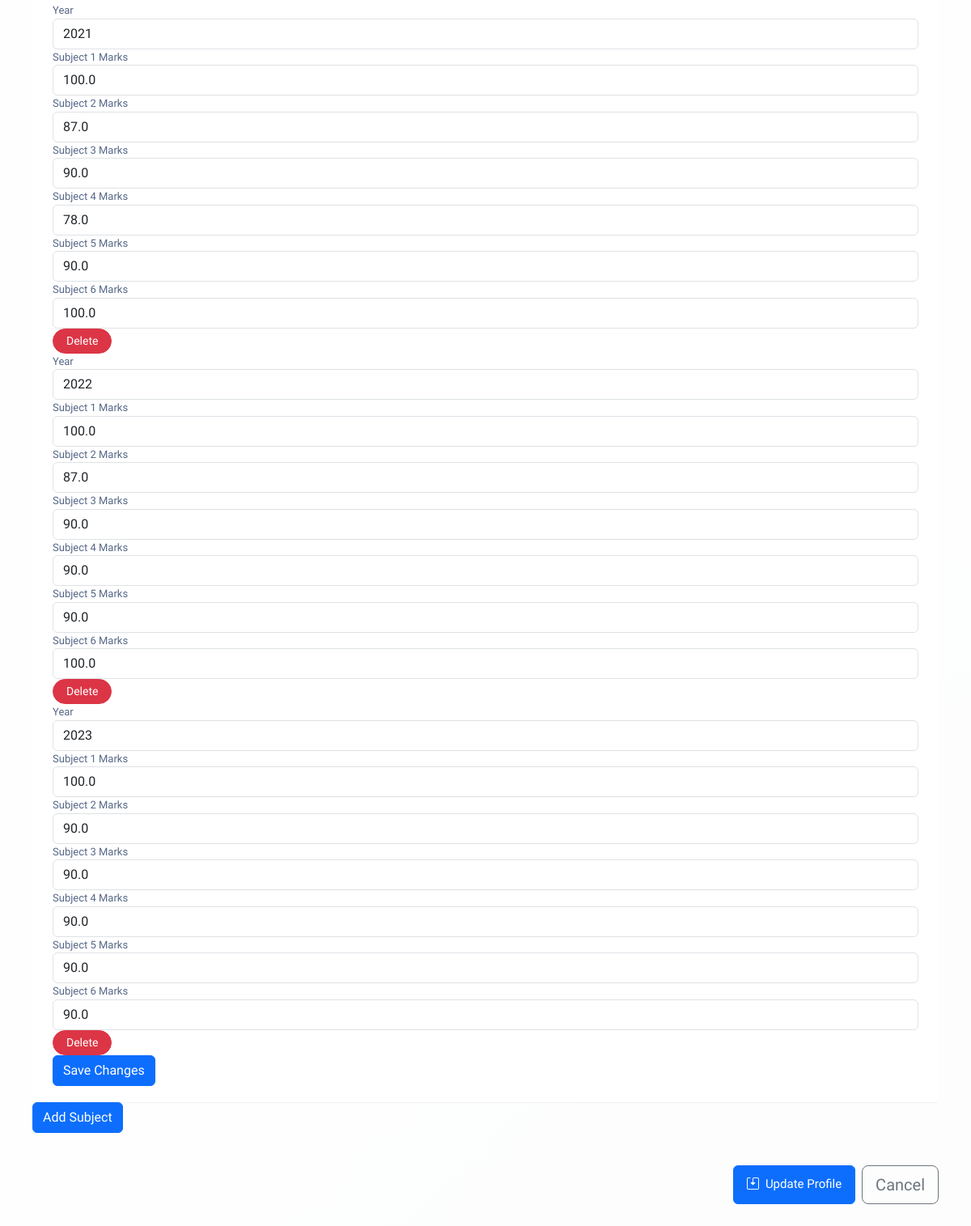
Page /management/students/edit/2/ (lower part) on the earlier database version.
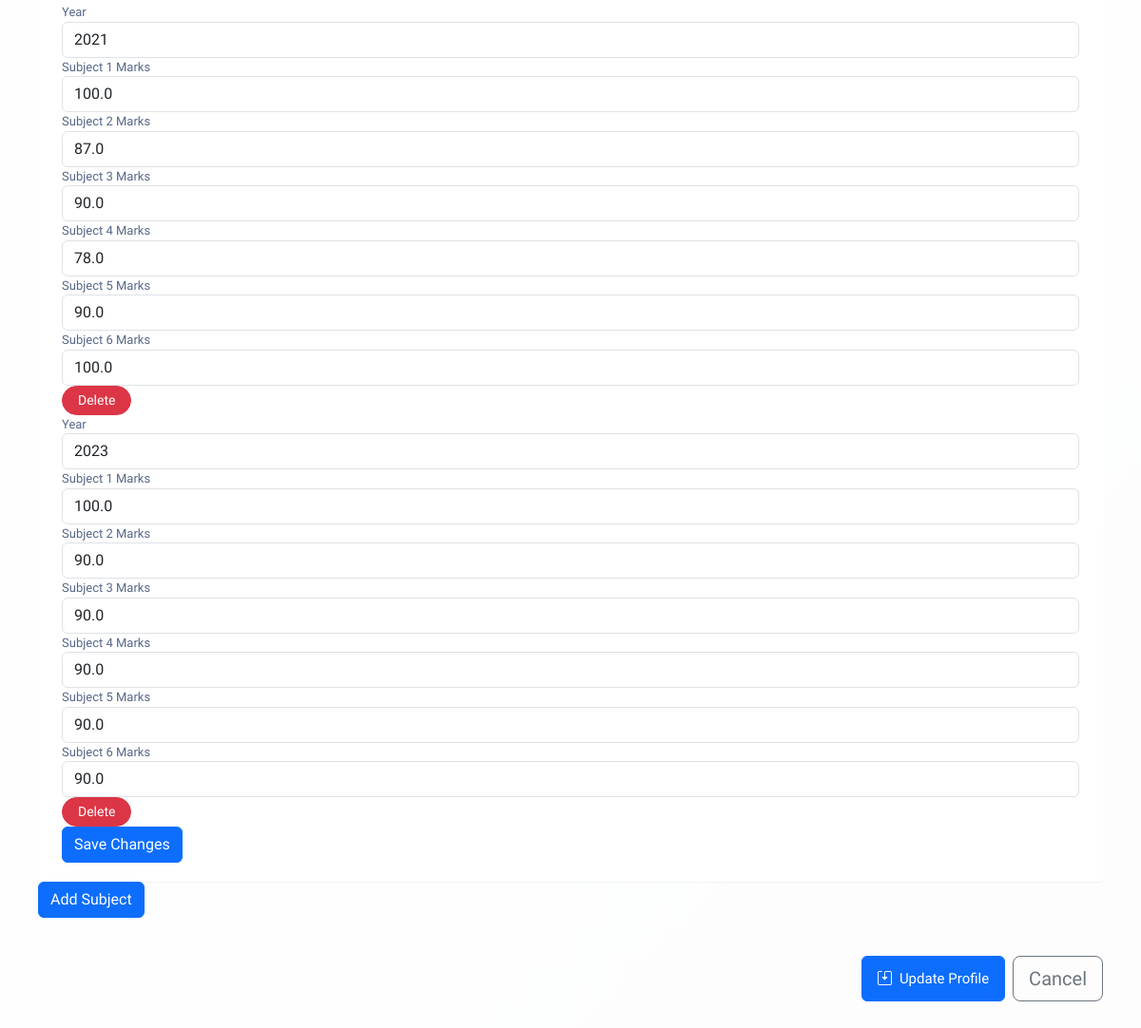
Same page on the later database version.
### student_app/models.py (models this page shows, shortened)
class Subject(models.Model):
    student = models.ForeignKey(Student, on_delete=models.CASCADE)
    year = models.IntegerField()
    subject1_marks = models.FloatField()
    subject2_marks = models.FloatField()
    subject3_marks = models.FloatField()
    subject4_marks = models.FloatField()
    subject5_marks = models.FloatField()
    subject6_marks = models.FloatField()

### student_app/views.py (the view, shortened to what this page needs)
# urls.py: path('students/edit/<int:student_id>/', views.edit_student, name='edit_student'),
def edit_student(request, student_id):
    student = get_object_or_404(Student, id=student_id)
    existing_subjects = Subject.objects.filter(student=student).order_by('year') # Fetch existing subjects, ordered by year
    print(request.method)
    return render(request, 'student/edit_student.html', {'student': student, 'existing_subjects': existing_subjects})

### templates/student/edit_student.html (shortened to what the changed rows need)
<!DOCTYPE html>
<html lang="en">
<head>
    <link href="https://cdn.jsdelivr.net/npm/bootstrap@5.3.2/dist/css/bootstrap.min.css" rel="stylesheet">
    <link rel="stylesheet" href="https://cdn.jsdelivr.net/npm/bootstrap-icons@1.11.3/font/bootstrap-icons.min.css">
    <link rel="stylesheet" href="https://maxcdn.bootstrapcdn.com/font-awesome/4.7.0/css/font-awesome.min.css">
</head>
<body style="background: linear-gradient(135deg, #f5f6fa 0%, #dcdde1 100%); min-height: 100vh;">
    <div class="form-container">
        <form method="POST" class="needs-validation" novalidate>
            <div class="table-responsive mb-4">
                <div class="table-wrapper">
                    <form method="post">
                        <div id="subject-container">
                            {% for subject in existing_subjects %}
                            <div class="form-group subject-row">
                                <label for="year">Year</label>
                                <input type="text" class="form-control" name="subjects[{{ subject.id }}][year]" value="{{ subject.year }}" required>
                            </div>
                            <div class="form-group subject-row">
                                <label for="subject1_marks">Subject 1 Marks</label>
                                <input type="number" class="form-control" name="subjects[{{ subject.id }}][subject1_marks]" value="{{ subject.subject1_marks }}" required>
                            </div>
                            <div class="form-group subject-row">
                                <label for="subject2_marks">Subject 2 Marks</label>
                                <input type="number" class="form-control" name="subjects[{{ subject.id }}][subject2_marks]" value="{{ subject.subject2_marks }}" required>
                            </div>
                            <div class="form-group subject-row">
                                <label for="subject3_marks">Subject 3 Marks</label>
                                <input type="number" class="form-control" name="subjects[{{ subject.id }}][subject3_marks]" value="{{ subject.subject3_marks }}" required>
                            </div>
                            <div class="form-group subject-row">
                                <label for="subject4_marks">Subject 4 Marks</label>
                                <input type="number" class="form-control" name="subjects[{{ subject.id }}][subject4_marks]" value="{{ subject.subject4_marks }}" required>
                            </div>
                            <div class="form-group subject-row">
                                <label for="subject5_marks">Subject 5 Marks</label>
                                <input type="number" class="form-control" name="subjects[{{ subject.id }}][subject5_marks]" value="{{ subject.subject5_marks }}" required>
                            </div>
                            <div class="form-group subject-row">
                                <label for="subject6_marks">Subject 6 Marks</label>
                                <input type="number" class="form-control" name="subjects[{{ subject.id }}][subject6_marks]" value="{{ subject.subject6_marks }}" required>
                            </div>
                            <div class="form-group subject-row">
                                <a href="{% url 'delete_subject' subject.id %}" class="btn btn-sm btn-danger px-3 delete-row-btn"
                                   style="border-radius: 20px;">
                                    Delete
                                </a>
                            </div>
                            {% endfor %}
                        </div>
                    </form>
                </div>
        </form>
    </div>
</body>
</html>

Differences in the rows shown:
removed Subject: year "2022", subject1_marks "100.0", subject2_marks "87.0", subject3_marks "90.0", subject4_marks "90.0", subject5_marks "90.0", subject6_marks "100.0"
